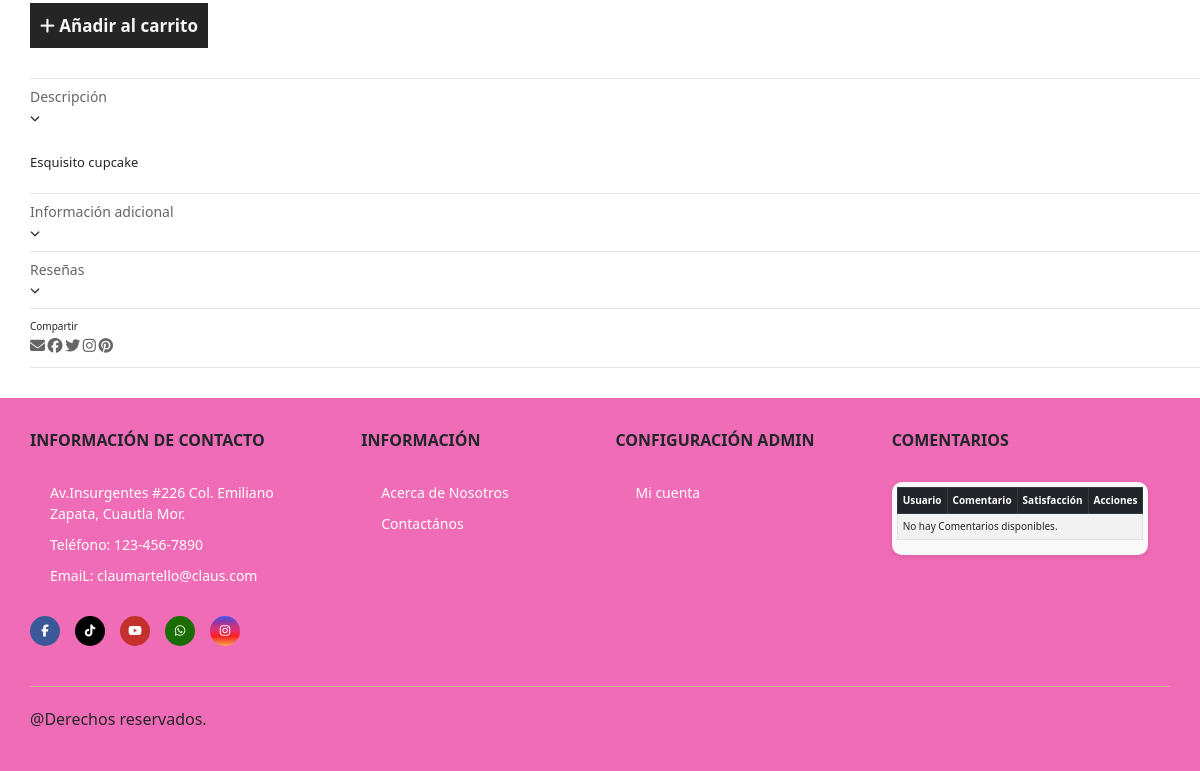
The app's page /Vista/cupcake.php (signed in, lower part), older data.
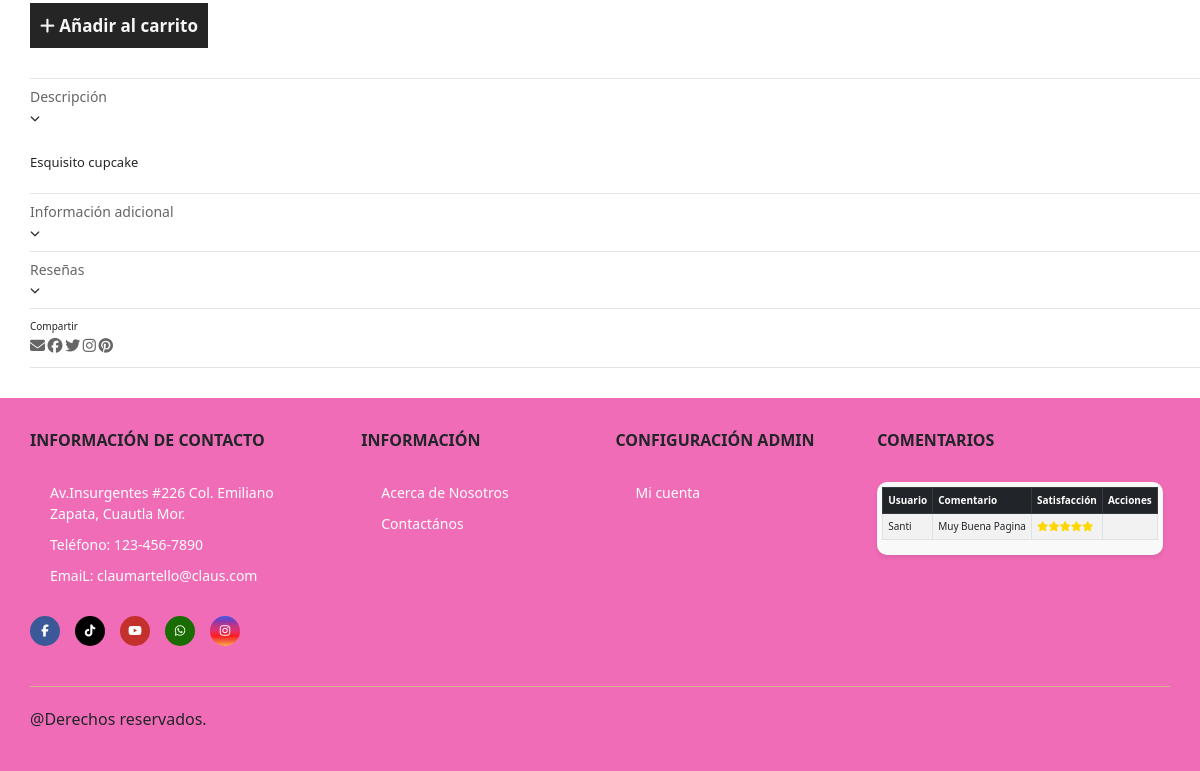
The same page, newer data.
### tables this page shows
CREATE TABLE `comentarios` (
  `id` int(11) NOT NULL AUTO_INCREMENT,
  `idUsuario` varchar(10) NOT NULL COMMENT 'Guarda el numero identificador del usuario que hizo el comentario',
  `comentario` text NOT NULL COMMENT 'Guarda el comentario realizado por el usuario',
  `satisfaccion` int(11) NOT NULL COMMENT 'Guarda la satisfacci?n del usuario con el servicio (1-5)',
  PRIMARY KEY (`id`),
  KEY `idUsuario` (`idUsuario`),
  CONSTRAINT `comentarios_ibfk_1` FOREIGN KEY (`idUsuario`) REFERENCES `usuarios` (`usuario`) ON DELETE CASCADE ON UPDATE CASCADE
);

CREATE TABLE `usuarios` (
  `usuario` varchar(10) NOT NULL COMMENT 'Guarda el nombre identificador del usuario',
  `nombre` varchar(20) NOT NULL COMMENT 'Guarda el nombre real del usuario',
  `apellido` varchar(20) NOT NULL COMMENT 'Guarda el apellido del usuario',
  `correo` varchar(30) NOT NULL COMMENT 'Guarda el correo del usuario',
  `contrasena` varchar(30) NOT NULL COMMENT 'Guarda la contrasenia del usuario',
  `rol` int(11) NOT NULL COMMENT 'Tipo de rol del usuario',
  PRIMARY KEY (`usuario`),
  KEY `rol` (`rol`),
  CONSTRAINT `usuarios_ibfk_1` FOREIGN KEY (`rol`) REFERENCES `rol` (`id_rol`) ON UPDATE CASCADE
);

### Vista/cupcake.php (the view, shortened to what the changed rows need)
<?php
require '../Static/head.php';
?>
<link rel="stylesheet" href="../Static/css/CupcakeStyle.css" />
	<body>
		<?php require '../Static/footer.php';?>
	</body>

### Static/footer.php (shortened to what the changed rows need)
<footer class="footer">
			<div class="container container-footer">
				<div class="menu-footer">
					<div class="newsletter">
						<div class="content">
              <div class="comentarios">
                <div class="table-responsive">
                    <table class="table table-striped table-bordered table-hover">
                        <thead class="table-dark">
                            <tr>
                                <th>Usuario</th>
                                <th>Comentario</th>
                                <th>Satisfacción</th>
                                <th>Acciones</th>
                            </tr>
                        </thead>
                        <tbody>
                            <?php
                            $consulta = "SELECT c.idUsuario, c.id ,c.comentario, c.satisfaccion, u.nombre FROM comentarios c JOIN usuarios u ON c.idUsuario = u.usuario;";
                            $resultado = mysqli_query($conexion, $consulta);
                            if (mysqli_num_rows($resultado) > 0) {
                                while ($row = mysqli_fetch_assoc($resultado)) {
                                    $nombre = $row['nombre'];
                                    $com = $row['comentario'];
                                    $satisfaccion = $row['satisfaccion'];
                            ?>
                            <tr>
                                <td><?php echo $nombre; ?></td>
                                <td><?php echo $com; ?></td>
                                <td>
                                    <?php
                                    for ($i = 1; $i <= 5; $i++) {
                                        if ($i <= $satisfaccion) {
                                            echo '<i class="fa fa-star" style="color: gold;"></i>';
                                        } else {
                                            echo '<i class="fa fa-star" style="color: gray;"></i>';
                                        }
                                    }
                                    ?>
                                </td>
                                <td>
                                </td>
                            </tr>
                            <?php
                                }
                            } else {
                                echo '<tr><td colspan="4">No hay Comentarios disponibles.</td></tr>';
                            }
                            ?>
                        </tbody>
                    </table>
                </div>
            </div>
						</div>
					</div>
				</div>
			</div>
		</footer>

Row changes from the older to the newer data that the page shows:
added comentarios: idUsuario.nombre "Santi", comentario "Muy Buena Pagina", satisfaccion 5 (drawn)
Text that changed along with them:
text no longer shown: "No hay Comentarios disponibles."
